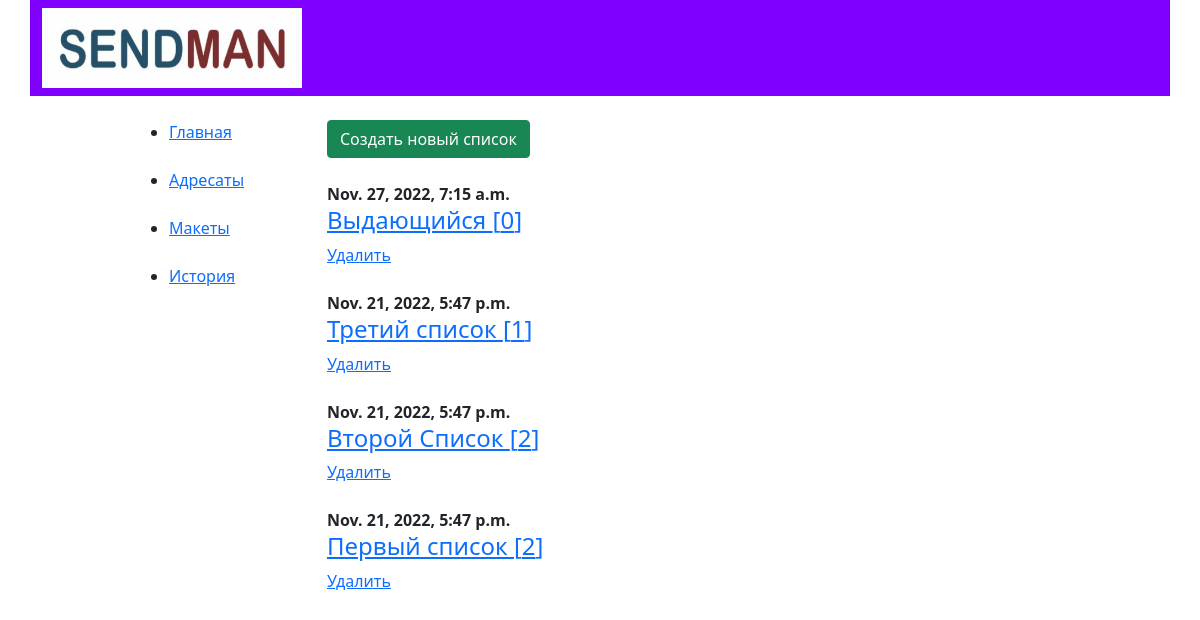
Page /recipients on the committed database.
### sendman/models.py (models this page shows)
class SubscriberList(models.Model):
    name = models.CharField(max_length=30, verbose_name="Название")
    subscribers = models.TextField(max_length=2000, blank=True, verbose_name="Подписчики")
    number = models.IntegerField(default=0, blank=True, null=True, verbose_name="Кол-во")
    created_at = models.DateTimeField(auto_now_add=True)
    def __str__(self):
        return self.name
    class Meta:
        verbose_name = 'Список подписчиков'
        verbose_name_plural = 'Списки подписчиков'
        ordering = ['-created_at']

### sendman/views.py (the view)
# urls.py: path('recipients', ShowLists.as_view(), name="recipients"),
class ShowLists(TemplateView):
    template_name = "sendman/recipients.html"
    def dispatch(self, request, *args, **kwargs):
        recipients = SubscriberList.objects.all()
        context = {
            "recipients": recipients,
        }
        return render(request, self.template_name, context)

### sendman/templates/sendman/recipients.html (shortened to what this page needs)
{% extends 'sendman/base.html' %}
{% load static %}
{%  block content %}
    <br>
    <div>
        <a href="{%  url 'new_recipients' %}">
            <input type="submit" class="btn btn-success" value="Создать новый список">
        </a>
    </div>
    <br>
    <div id="recipient_list">
        {% for list in recipients %}
            <div class="rcpt_list">
                <b>{{ list.created_at }}</b>
                <a href="{% url 'rcpt_list' list.pk %}">
                    <h4 color="green">{{ list }} [{{ list.number }}]</h4>
                </a>
                <div>
                    <a href="{% url 'delete_list' list.pk %}" color="red">Удалить</a>
                </div>
            <br>
            </div>
        {%  endfor %}
    </div>
{% endblock %}

### rows in the picture
SubscriberList: created_at "Nov. 27, 2022, 7:15 a.m.", name "Выдающийся", number "0"
SubscriberList: created_at "Nov. 21, 2022, 5:47 p.m.", name "Третий список", number "1"
SubscriberList: created_at "Nov. 21, 2022, 5:47 p.m.", name "Второй Список", number "2"
SubscriberList: created_at "Nov. 21, 2022, 5:47 p.m.", name "Первый список", number "2"
